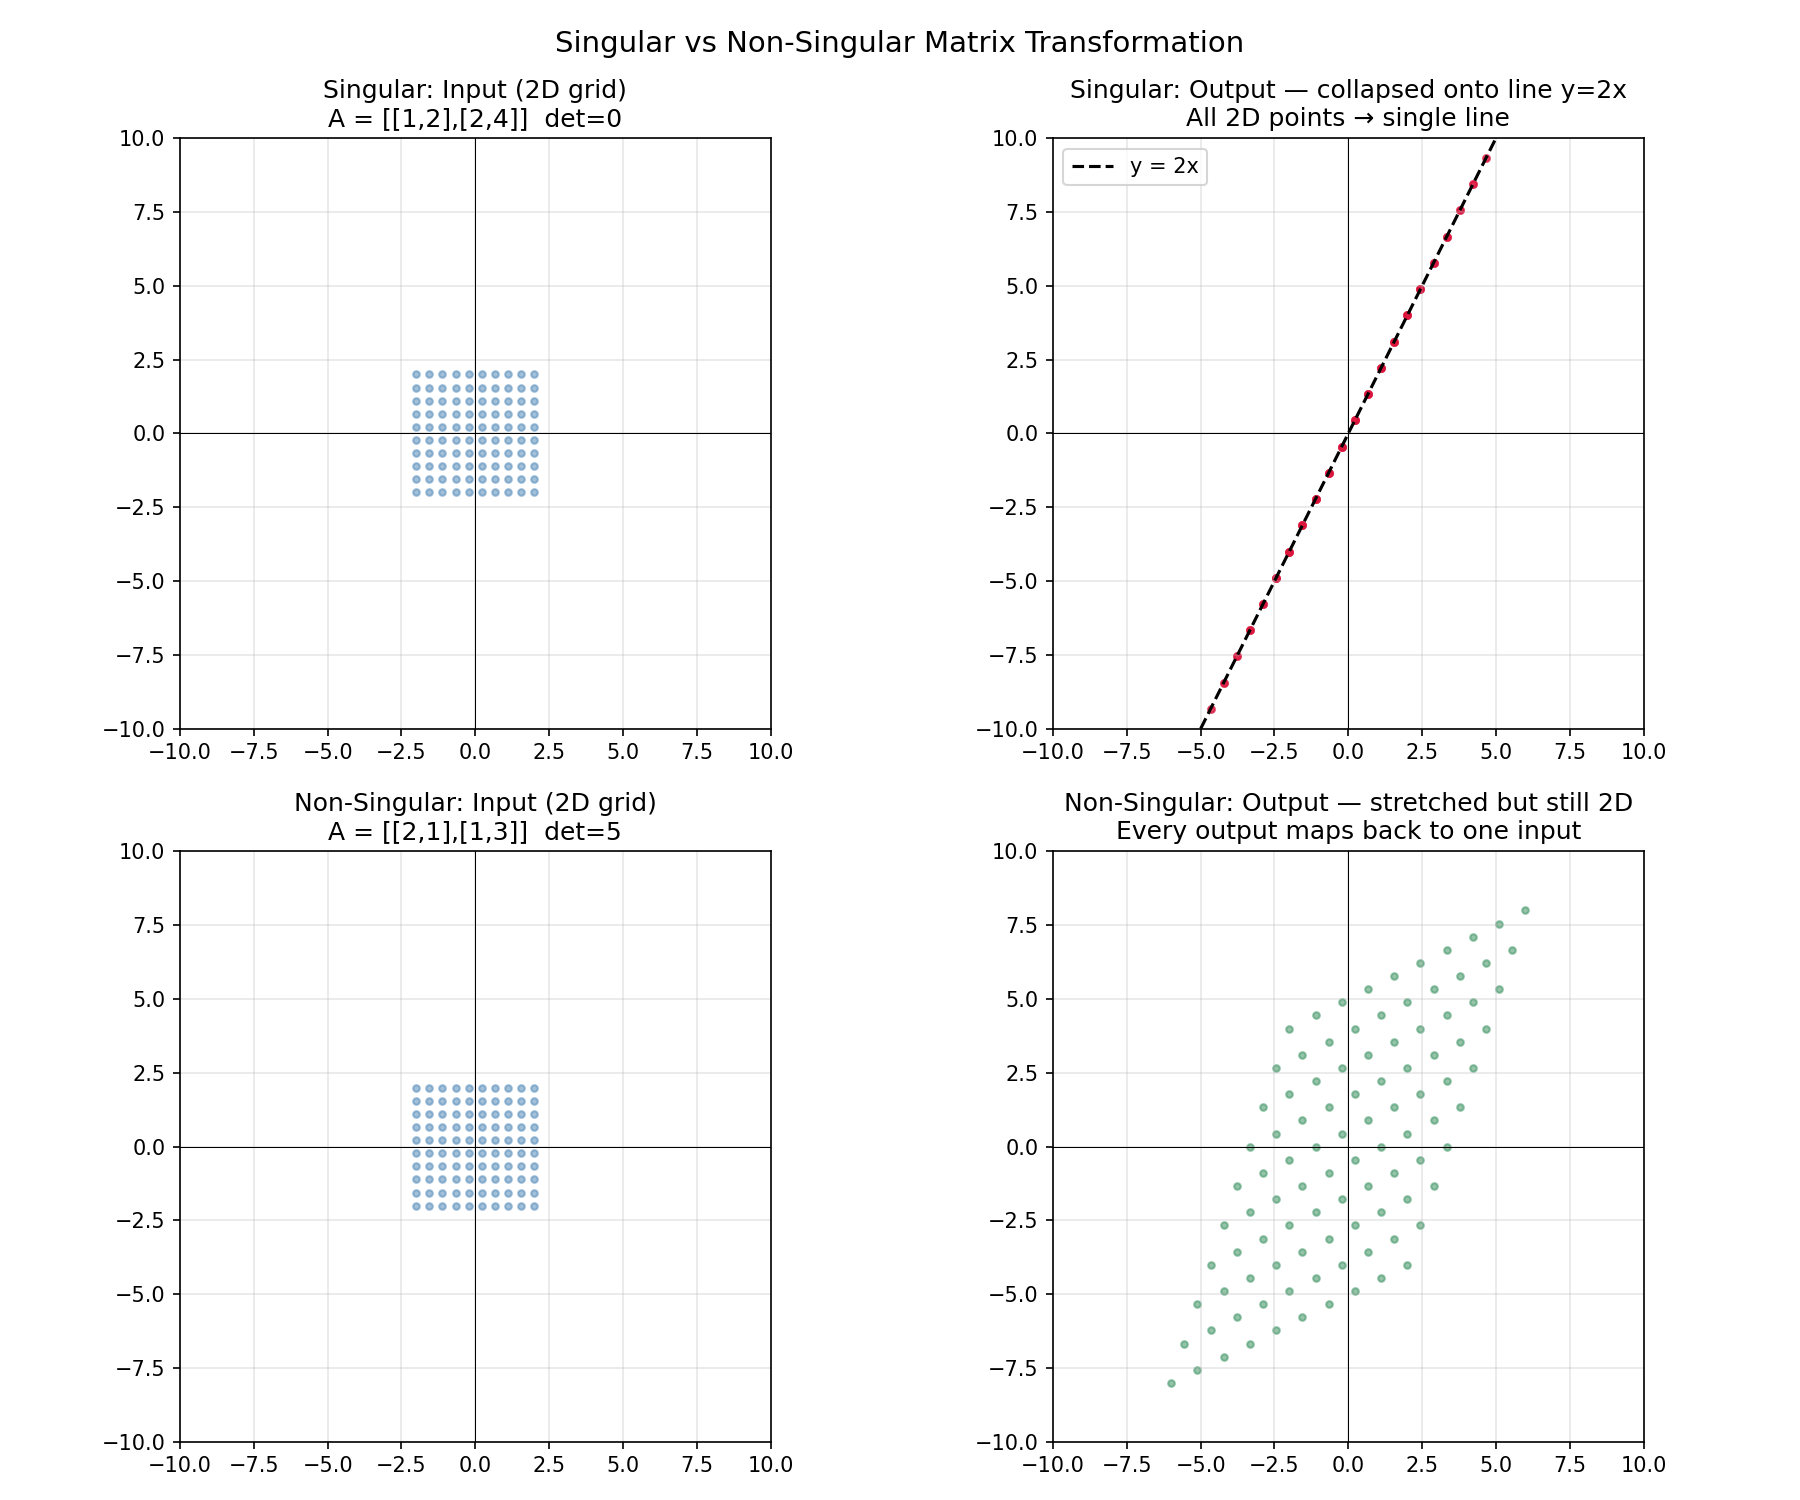

Python code for this plot:
import numpy as np
import matplotlib.pyplot as plt

def apply_matrix(A, points):
    return A @ points

# Grid of input points
x = np.linspace(-2, 2, 10)
y = np.linspace(-2, 2, 10)
xx, yy = np.meshgrid(x, y)
points = np.vstack([xx.ravel(), yy.ravel()])

# Matrices
singular     = np.array([[1, 2], [2, 4]])   # det = 0
non_singular = np.array([[2, 1], [1, 3]])   # det = 5

fig, axes = plt.subplots(2, 2, figsize=(12, 10))
fig.suptitle("Singular vs Non-Singular Matrix Transformation", fontsize=14)

def plot_points(ax, pts, title, color):
    ax.scatter(pts[0], pts[1], s=10, alpha=0.5, color=color)
    ax.axhline(0, color='black', linewidth=0.5)
    ax.axvline(0, color='black', linewidth=0.5)
    ax.set_title(title)
    ax.set_aspect('equal')
    ax.grid(True, alpha=0.3)
    ax.set_xlim(-10, 10)
    ax.set_ylim(-10, 10)

# Row 1 — Singular
plot_points(axes[0, 0], points, "Singular: Input (2D grid)\nA = [[1,2],[2,4]]  det=0", "steelblue")
transformed_s = apply_matrix(singular, points)
plot_points(axes[0, 1], transformed_s, "Singular: Output — collapsed onto line y=2x\nAll 2D points → single line", "crimson")

# draw the line y=2x
lx = np.linspace(-5, 5, 100)
axes[0, 1].plot(lx, 2 * lx, 'k--', linewidth=1.5, label='y = 2x')
axes[0, 1].legend()

# Row 2 — Non-Singular
plot_points(axes[1, 0], points, "Non-Singular: Input (2D grid)\nA = [[2,1],[1,3]]  det=5", "steelblue")
transformed_ns = apply_matrix(non_singular, points)
plot_points(axes[1, 1], transformed_ns, "Non-Singular: Output — stretched but still 2D\nEvery output maps back to one input", "seagreen")

plt.tight_layout()
plt.savefig("2InverseVisualization.png", dpi=150)
plt.show()
print("Saved as 2InverseVisualization.png")
